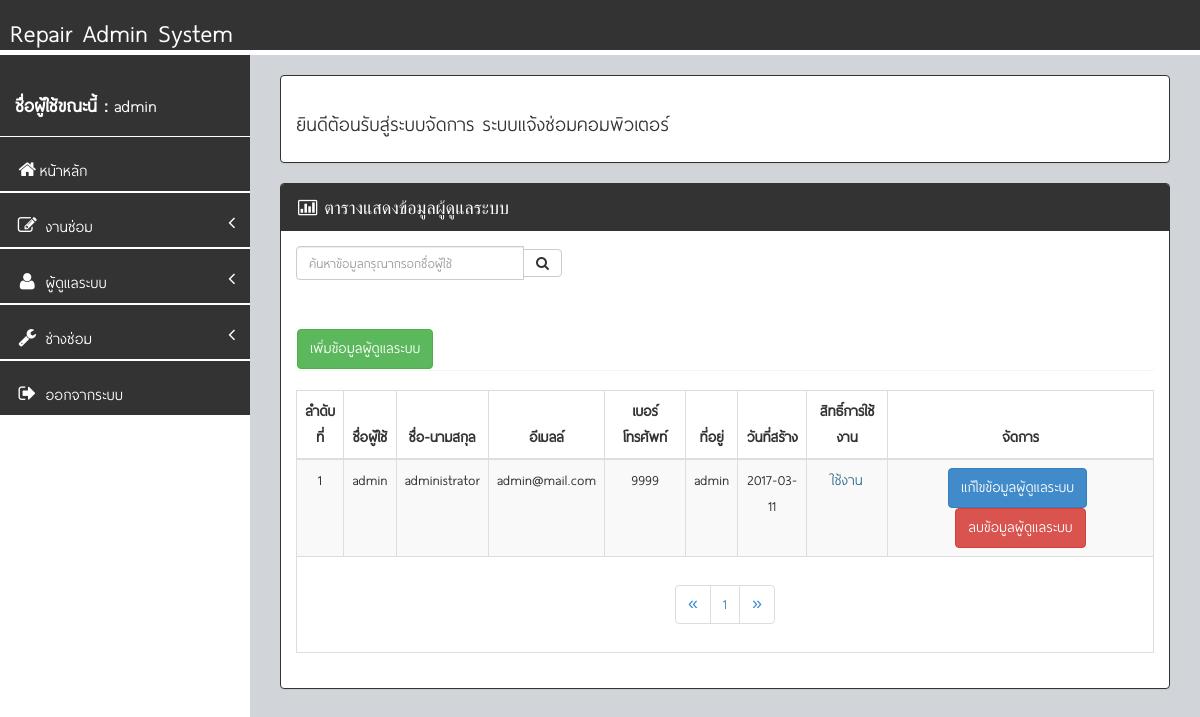
The app's page /manage_admin.php (signed in) with its own data.
### tables this page shows
CREATE TABLE `member` (
  `Mem_ID` int(11) NOT NULL,
  `Mem_User` varchar(30) NOT NULL,
  `Mem_Pass` varchar(30) NOT NULL,
  `Mem_Name` varchar(100) NOT NULL,
  `Mem_Email` varchar(50) NOT NULL,
  `Mem_Tel` varchar(15) NOT NULL,
  `Mem_Address` text NOT NULL,
  `Mem_Date` date NOT NULL,
  `Mem_Permission` int(11) NOT NULL COMMENT '0 = ยกเลิก 1 = ใช้งาน',
  `Mem_Status` int(11) NOT NULL COMMENT '1 = admin'
);

### conn.php (called while the page is built, shortened)
<?php
$title_web = "ระบบแจ้งซ่อมคอมพิวเตอร์";
?>

### manage_admin.php (the view, shortened to what this page needs)
<?php require_once "header.php";?>
    <div id="wrapper">
        <?php
			  require_once "menu_left.php";
		?>
        <div id="page-wrapper">
            <div class="row">
                <br/>
                <div class="col-lg-12">
                    <div class="panel panel-body panel-primary alert-danger"><h3><font color="#333333">ยินดีต้อนรับสู่ระบบจัดการ <?php echo $title_web;?></font></h3></div>
                </div>
            </div>
                    <div class="panel panel-primary">
                        <div class="panel-heading">
                            <i class="fa fa-bar-chart-o fa-fw"></i> ตารางแสดงข้อมูลผู้ดูแลระบบ
                        </div>
						<div class="col-lg-4 form-group panel-body panel-primary sidebar-search">
						<form autocomplete="off" class="input-group custom-search-form">
	<input name="txt_search" type="text" id="course" size="50" class="form-control" placeholder="ค้นหาข้อมูลกรุณากรอกชื่อผู้ใช้" required="required" /><span class="input-group-btn">
                                <button class="btn btn-default" type="submit">
                                    <i class="fa fa-search"></i>
                                </button>
                            </span>
</form>
</div>
                        <div class="panel-body">
                            <div class="row">
                                <div class="col-lg-12">
                                    <div class="table-responsive">
									<div class="panel"><a href="manage_admin_add.php"><input name="" type="button" class="btn btn-success" value="เพิ่มข้อมูลผู้ดูแลระบบ"></a></div>
                                        <table class="table table-striped table-bordered table-hover" id="table_example2">
                                            <thead>
                                                <tr>
                                                    <th width="5%"><div align="center">ลำดับที่</div></th>
                                                    <th width="auto"><div align="center">ชื่อผู้ใช้</div></th>
                                                    <th width="auto"><div align="center">ชื่อ-นามสกุล</div></th>
                                                    <th width="auto"><div align="center">อีเมลล์</div></th>
                                                    <th width="auto"><div align="center">เบอร์โทรศัพท์</div></th>
                                                    <th width="auto"><div align="center">ที่อยู่</div></th>
													<th width="auto"><div align="center">วันที่สร้าง</div></th>
                                                    <th width="auto"><div align="center">สิทธิ์การใช้งาน</div></th>
                                                    <th width="auto"><div align="center">จัดการ</div></th>
                                                </tr>
                                            </thead>
                                            <tbody>
				<?php
				if(!$_REQUEST['txt_search']){
			$perpage = 10;
			if (isset($_GET['page'])) {
 $page = $_GET['page'];
 } else {
 $page = 1;
 }
			$start = ($page - 1) * $perpage;
$sql = $conn->query("select * from member order by Mem_ID DESC limit $start,$perpage")or die (mysqli_error());
$sql2 = $conn->query("select * from member order by Mem_ID DESC")or die (mysqli_error());
$total_record = $sql2->num_rows;
$total_page = ceil($total_record / $perpage);
		}
  $i = 1;
  while ($show= $sql->fetch_assoc()) {
     if($show['Mem_Permission']==0){$status =  '<span class=text-info>ยกเลิก</span>';}
else if($show['Mem_Permission']==1){$status =  '<span class=text-info>ใช้งาน</span>';}
?>
                  <tr>
                  <td><div align="center"><?php echo $i++;?></div></td>
                  <td><div align="center"><?php echo $show['Mem_User'];?></div></td>
                  <td><div align="center"><?php echo $show['Mem_Name'];?></div></td>
                  <td><div align="center"><?php echo $show['Mem_Email'];?></div></td>
                  <td><div align="center"><?php echo $show['Mem_Tel'];?></div></td>
                  <td><div align="center"><?php echo $show['Mem_Address'];?></div></td>
                  <td><div align="center"><?php echo $show['Mem_Date'];?></div></td>
                  <td><div align="center"><?php echo $status;?></div></td>
                  <td><div align="center">
                  <a href="manage_admin_edit.php?id=<?php echo $show['Mem_ID'];?>"><input name="" type="button" class="btn btn-primary" value="แก้ไขข้อมูลผู้ดูแลระบบ"></a>&nbsp;
                  <a href="?admin=delete&id=<?php echo $show['Mem_ID'];?>"><input name="" type="button" class="btn btn-danger" value="ลบข้อมูลผู้ดูแลระบบ"></a>
                  </div></td>
                  </tr>
                    <?php }?>
                  <tr>
                    <td colspan="12"><div align="center"><?php if($sql->num_rows==0){Chk_Row($sql);}else {?><nav>
 <ul class="pagination">
 <li>
 <a href="?page=1" aria-label="Previous">
 <span aria-hidden="true">&laquo;</span> </a> </li>
 <?php for($i=1;$i<=$total_page;$i++){ ?>
 <li><a href="?page=<?php echo $i; ?>"><?php echo $i; ?></a></li>
 <?php } ?>
 <li>
 <a href="?page=<?php echo $total_page;?>" aria-label="Next">
 <span aria-hidden="true">&raquo;</span> </a> </li>
 </ul>
 </nav><?php } ?></div></td>
                    </tr>
                                            </tbody>
                                        </table>
                                    </div>
                                </div>
                            </div>
                        </div>
                    </div>
                        </div>
                    </div>
</body>
</html>

### css/BackEnd/assets/css/style.css (style rules this page uses)
body { background-color:#FFFFFF; }
#wrapper { width: 100%; margin-top: 55px!important; background-color:#FFFFFF; }
#page-wrapper { padding: 0 15px; min-height: 568px; background-color:rgb(209, 212, 216); }
.sidebar-search { padding: 15px; }

### css/BackEnd/assets/css/main-style.css (style rules this page uses)
@media (min-width:768px) { #page-wrapper { position: inherit; margin: 0 0 0 250px; padding: 0 30px; min-height: 1000px; } }

### records on screen
member: Mem_User "admin", Mem_Name "administrator", Mem_Email "admin@mail.com", Mem_Tel "9999", Mem_Address "admin", Mem_Date "2017-03-11", Mem_Permission "ใช้งาน"

### other values on screen
$_SESSION['ses_admin_user'] "admin"
$title_web "ระบบแจ้งซ่อมคอมพิวเตอร์"
